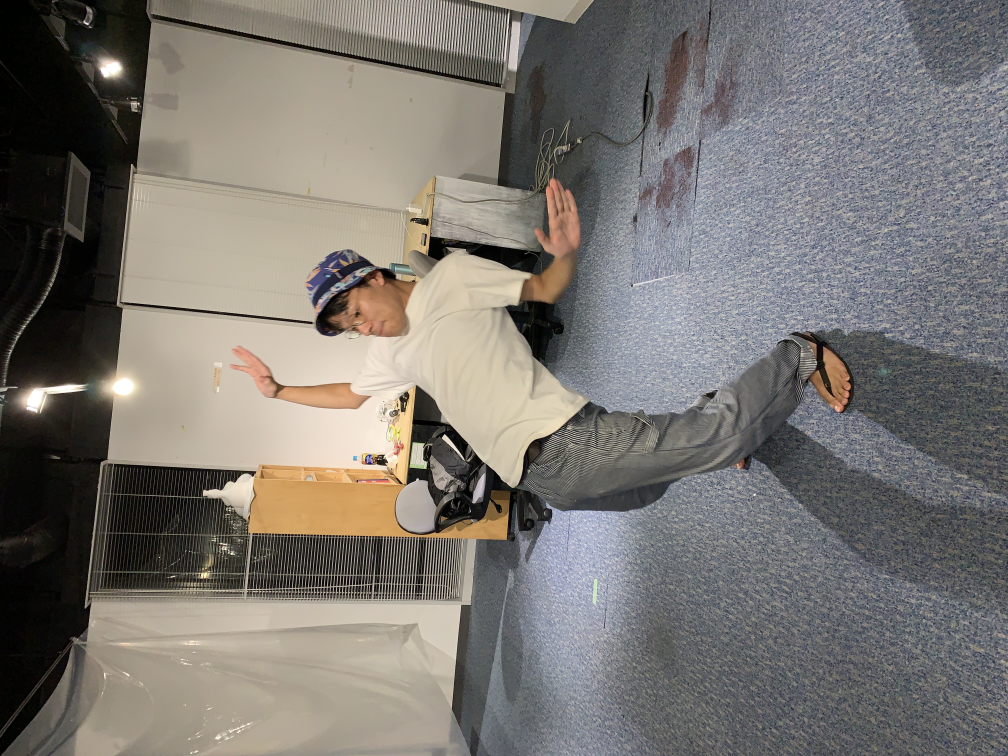
#> input picture img/img_0.jpg, 4032 x 3024 px (shown at 1/4 size)
$ python file_resize.py img 5 img/img_0.jpg
#> lines starting #> are read from the running program, lines starting #| are printed output that depends on the picture
# coding: utf-8
#python file_resize.py dir_path(foldername) size (angle)
import os
import sys
from PIL import Image, ImageDraw, ImageFilter

def resize_square(img, background_color):
    img_width, img_height = img.size
    if img_width == img_height:
        return img
    elif img_width > img_height:
        result = Image.new(img.mode, (img_width, img_width), background_color)
        result.paste(img, (0, (img_width - img_height) // 2))
        return result
    else:
        result = Image.new(img.mode, (img_height, img_height), background_color)
        result.paste(img, ((img_height - img_width) // 2, 0))
        return result

def rotate(img, angle):
    result = img.rotate(angle)
    return result


if __name__ == '__main__':
    args = sys.argv
    child_dir = args[1] + "/"
    for file_name in os.listdir(child_dir):
        if file_name.endswith('.jpg') or file_name.endswith('.png'):
            img = Image.open(child_dir + file_name)
#> img is the input picture: PIL image 4032x3024 RGB; mean R, G, B 121.7, 117.8, 113.2
            img_width, img_height = img.size
#> img_width = 4032; img_height = 3024
            out = resize_square(img, (0, 0, 0)).resize((int(args[2]), int(args[2])), Image.LANCZOS)
#> in resize_square, `result = Image.new(img.mode, (img_width, img_width), background_color)`: result: PIL image 4032x4032 RGB; every value is 0
#> in resize_square, `result.paste(img, (0, (img_width - img_height) // 2))`:
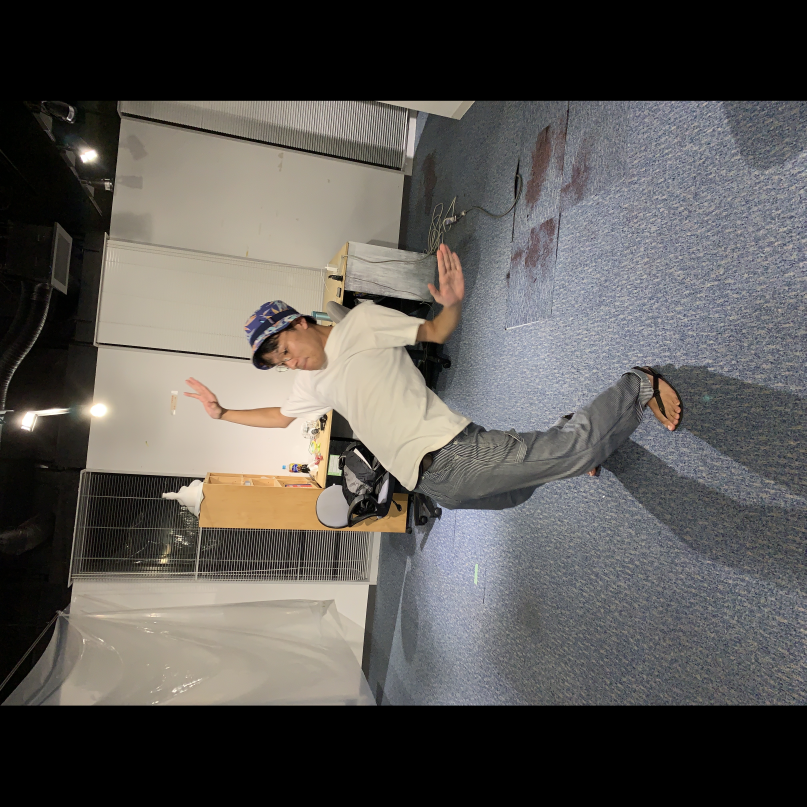
#> result: PIL image 4032x4032 RGB (shown at 1/5 size); mean R, G, B 91.3, 88.4, 84.9
#            out = rotate(img, int(args[3]))
            out.save(child_dir + file_name, quality=95)
#> pass 2 of the loop `for file_name in os.listdir(child_dir):`:
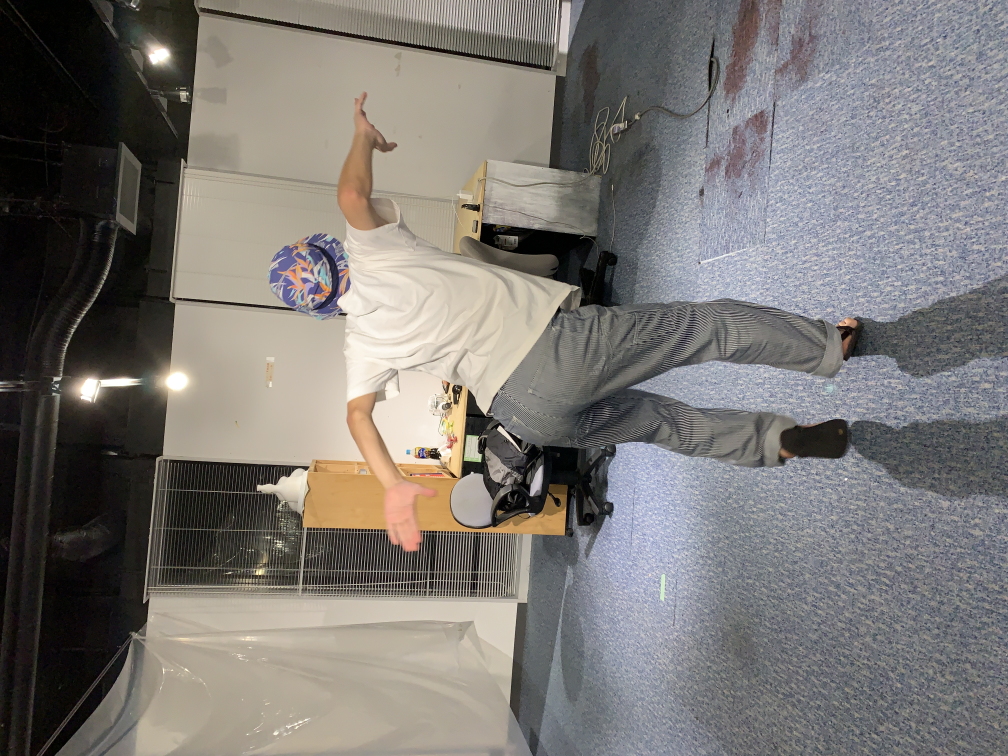
#> input picture img/img_1.jpg, 4032 x 3024 px (shown at 1/4 size)
#> img is the input picture: PIL image 4032x3024 RGB; mean R, G, B 122.8, 119.2, 115.8
#> in resize_square (call 2), `result.paste(img, (0, (img_width - img_height) // 2))`:
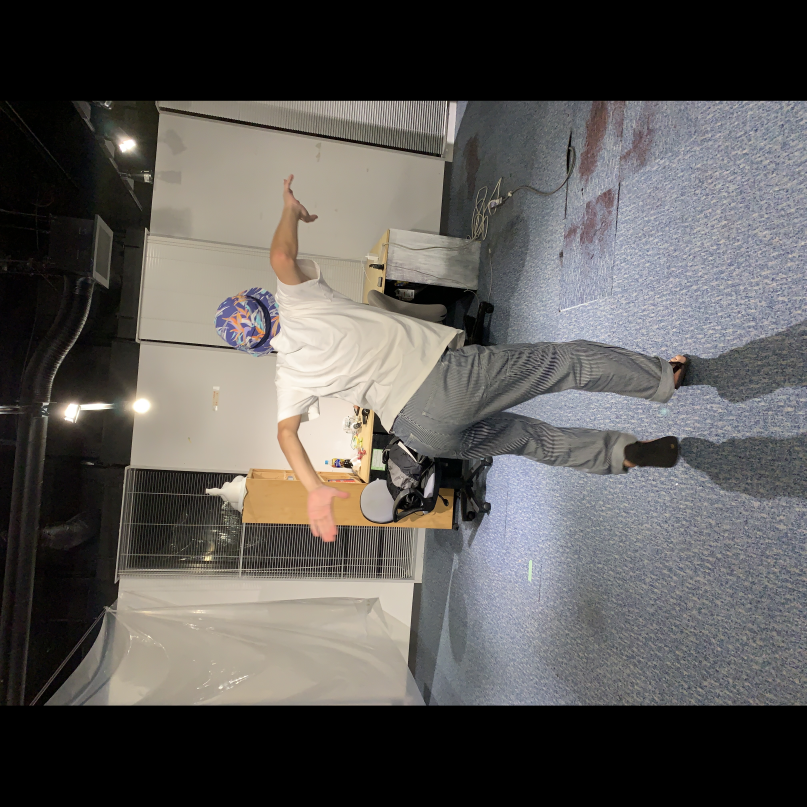
#> result: PIL image 4032x4032 RGB (shown at 1/5 size); mean R, G, B 92.1, 89.4, 86.8
